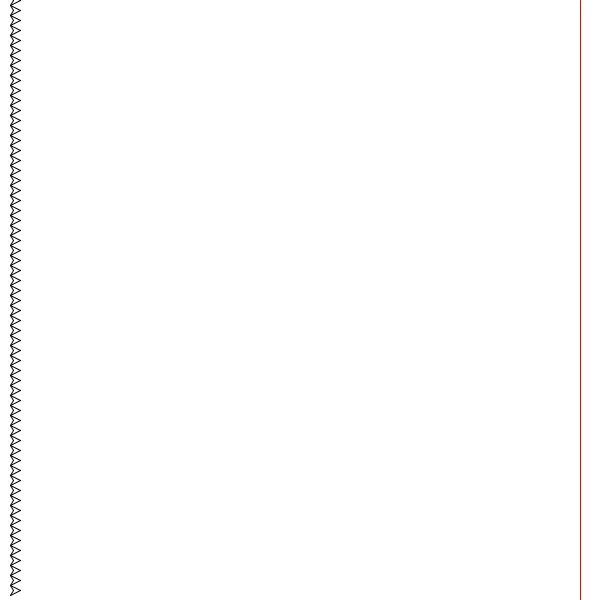
Frame 1 (no input)
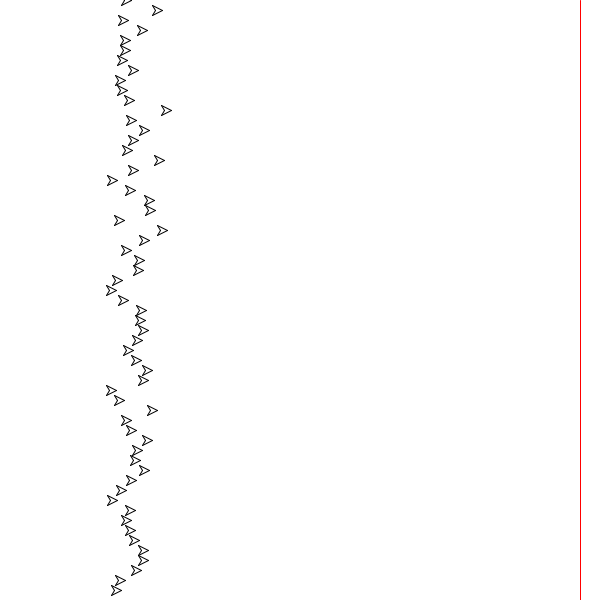
Frame 60 (the mouse pressed at the canvas centre just before this capture)
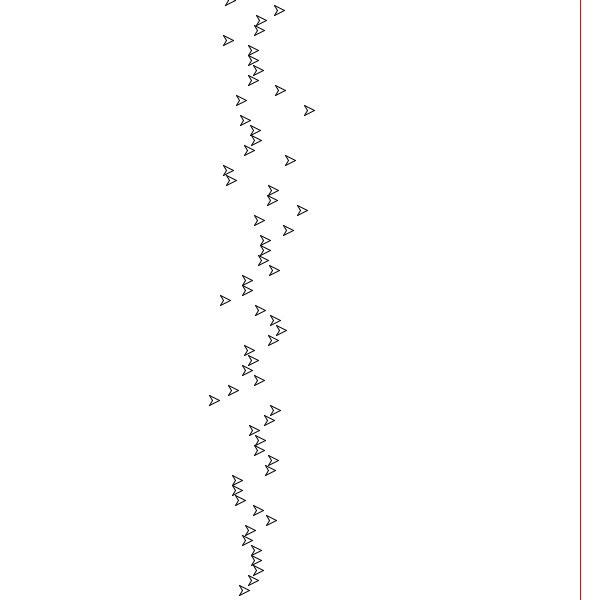
Frame 120 (the mouse held since frame 60 and released just before this capture)

The Processing sketch that drew these frames (run headless with seeded random() and noise(); from frame 60 on, the mouse is pressed at the canvas centre):

// Processing sketch: w06b_whyArrays
// ── w06b_whyArrays.pde
// code 1 fall 2019
// bryan ma

// the reason we might use an array is the same reason
// we use variables - we need to remember data so that
// we can modify and access it later. the difference is
// that we can use large amounts of data in arrays 
// programmatically, rather than needing to create 
// individual variables for every value needed.

// in this case the array is being used to store 60 values,
// which is many more variables than we would want to type 
// out manually. 

int numTotal = 60;
float[] racersXPos = new float[numTotal];

boolean finished = false;
int winningRacer = -1;

void setup() {
  size(600, 600);
  textSize(64);
  for (int i = 0; i < numTotal; i++) {
    racersXPos[i] = 20;
  }
}

void draw() {
  background(255);
  stroke(255, 0, 0);
  line(580, 0, 580, height);
  
  for (int i = 0; i < numTotal; i++) {
    drawRacer(racersXPos[i], i * 10);

    if (!finished) {
      racersXPos[i] += random(-1, 5);
      if (racersXPos[i] > 580) {
        finished = true;
        winningRacer = i;
      }
    }
  }

  if (finished) {
    fill(0);
    text("racer " + winningRacer + " won!\n", 30, 100);
    noFill();
    stroke(255, 0, 0);
    ellipse(racersXPos[winningRacer], winningRacer * 10, 25, 25); 
  }
}

void drawRacer(float x, float y) {
  stroke(0);
  line(x, y, x-10, y-5);
  line(x, y, x-10, y+5);
  line(x-10, y-5, x-7, y);
  line(x-10, y+5, x-7, y);
}
